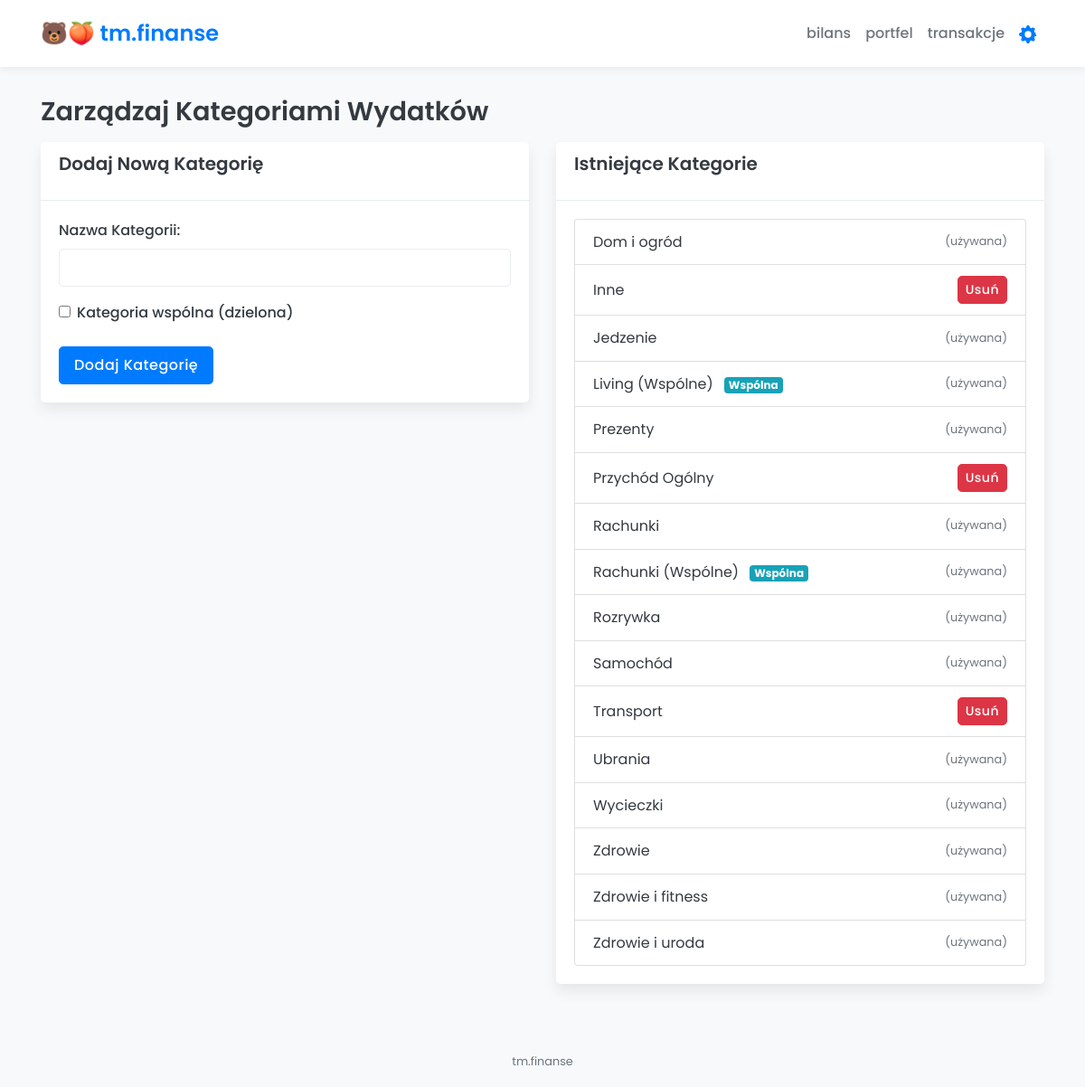
Page /manage_categories on the earlier database version.
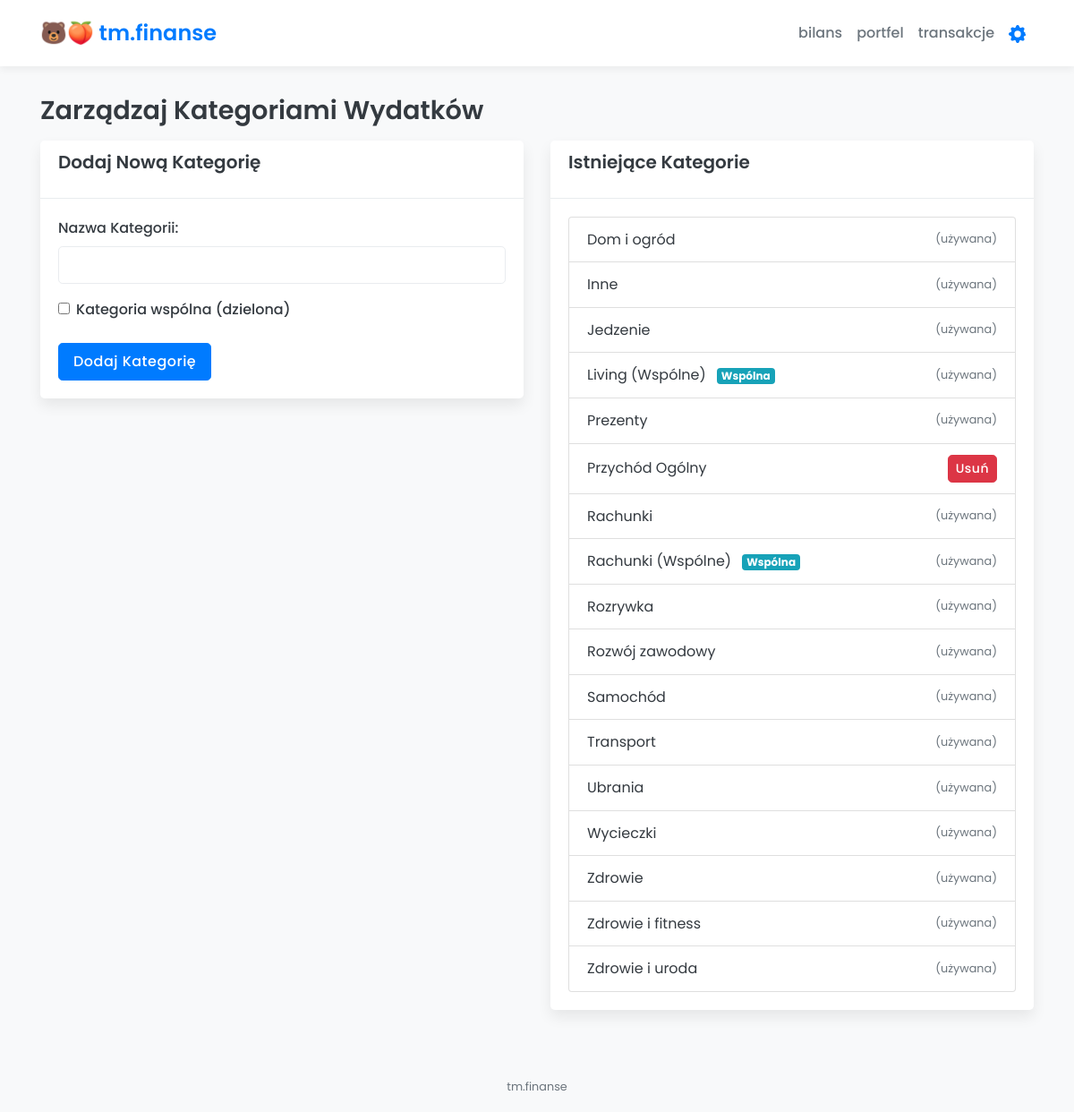
Same page on the later database version.
### app/models.py (models this page shows, shortened)
class Category(db.Model):
    id = db.Column(db.Integer, primary_key=True)
    name = db.Column(db.String(100), unique=True, nullable=False)
    is_shared_expense = db.Column(db.Boolean, default=False)
    transactions = db.relationship('Transaction', backref='category', lazy=True)

### app/routes.py (the view, shortened to what this page needs)
@main_bp.route('/manage_categories', methods=['GET', 'POST'])
def manage_categories(): # Bez zmian
    return render_template('manage_categories.html', categories=Category.query.order_by(Category.name).all())

### app/templates/manage_categories.html
{% extends "layout.html" %}
{% block content %}
<h2>Zarządzaj Kategoriami Wydatków</h2>
<div class="row">
    <div class="col-md-6">
        <div class="card">
            <div class="card-header"><h4>Dodaj Nową Kategorię</h4></div>
            <div class="card-body">
                <form method="POST" action="{{ url_for('main.manage_categories') }}">
                    <div class="form-group">
                        <label for="category_name">Nazwa Kategorii:</label>
                        <input type="text" name="category_name" id="category_name" class="form-control" required>
                    </div>
                    <div class="form-group form-check">
                        <input type="checkbox" class="form-check-input" id="is_shared_expense" name="is_shared_expense">
                        <label class="form-check-label" for="is_shared_expense">Kategoria wspólna (dzielona)</label>
                    </div>
                    <button type="submit" class="btn btn-primary">Dodaj Kategorię</button>
                </form>
            </div>
        </div>
    </div>
    <div class="col-md-6">
        <div class="card">
            <div class="card-header"><h4>Istniejące Kategorie</h4></div>
            <div class="card-body">
                {% if categories %}
                <ul class="list-group">
                    {% for category in categories %}
                    <li class="list-group-item d-flex justify-content-between align-items-center">
                        <span>
                            {{ category.name }}
                            {% if category.is_shared_expense %}
                                <span class="badge badge-info ml-2">Wspólna</span>
                            {% endif %}
                        </span>
                        {% if not category.transactions %}
                        <form method="POST" action="{{ url_for('main.delete_category', category_id=category.id) }}" style="display: inline;" onsubmit="return confirm('Czy na pewno chcesz usunąć tę kategorię?');">
                            <button type="submit" class="btn btn-sm btn-danger">Usuń</button>
                        </form>
                        {% else %}
                         <small class="text-muted">(używana)</small>
                        {% endif %}
                    </li>
                    {% endfor %}
                </ul>
                {% else %}
                <p>Brak zdefiniowanych kategorii.</p>
                {% endif %}
            </div>
        </div>
    </div>
</div>
{% endblock %}

### app/templates/layout.html (shortened to what this page needs)
<!doctype html>
<html lang="pl">
<head>
    <link rel="stylesheet" href="https://stackpath.bootstrapcdn.com/bootstrap/4.5.2/css/bootstrap.min.css">
    <link rel="stylesheet" href="{{ url_for('static', filename='css/style.css') }}">
</head>
<body>
    <nav class="navbar navbar-expand-lg navbar-light mb-4">
        <div class="container">
            <a class="navbar-brand" href="{{ url_for('main.index') }}">
                🐻🍑 tm.finanse
            </a>
            <div class="collapse navbar-collapse" id="navbarNav">
                <ul class="navbar-nav ml-auto align-items-center">
                    <li class="nav-item">
                        <a class="nav-link {% if request.endpoint == 'main.index' %}active{% endif %}" href="{{ url_for('main.index') }}">bilans</a>
                    </li>
                    <li class="nav-item">
                        <a class="nav-link {% if request.endpoint.startswith('main.portfolio') %}active{% endif %}" href="{{ url_for('main.portfolio_index') }}">portfel</a>
                    </li>
                    <li class="nav-item">
                        <a class="nav-link {% if request.endpoint == 'main.add_transaction' %}active{% endif %}" href="{{ url_for('main.add_transaction') }}">transakcje</a>
                    </li>
                    <li class="nav-item">
                        <a class="nav-link {% if request.endpoint == 'main.manage_categories' %}active{% endif %}"
                           href="{{ url_for('main.manage_categories') }}"
                           data-toggle="tooltip" data-placement="bottom" title="Zarządzaj Kategoriami Wydatków">
                        </a>
                    </li>
                </ul>
            </div>
        </div>
    </nav>
    <div class="container mt-4">
        {% block content %}{% endblock %}
    </div>
    <footer class="text-center mt-5 mb-3"><p class="text-muted"><small>tm.finanse</small></p></footer>
</body>
</html>

### app/static/css/style.css (style rules this page uses)
:root { --primary-color: #007bff; --primary-color-darker: #0056b3; --secondary-color: #6c757d; --light-bg: #f8f9fa; --light-gray: #e9ecef; --dark-text: #343a40; --light-text: #ffffff; --success-color: #28a745; --danger-color: #dc3545; --info-color: #17a2b8; --warning-color: #ffc107; --card-bg: #ffffff; --card-border-color: #dee2e6; --border-radius: 0.3rem; --box-shadow: 0 0.5rem 1rem rgba(0, 0, 0, 0.075); --box-shadow-light: 0 0.25rem 0.5rem rgba(0,0,0,0.05); }
body { font-family: 'Poppins', sans-serif; background-color: var(--light-bg); color: var(--dark-text); line-height: 1.6; font-size: 16px; }
.container { max-width: 1140px; }
.navbar { background-color: var(--card-bg) !important; box-shadow: var(--box-shadow-light); padding-top: 0.8rem; padding-bottom: 0.8rem; }
.navbar-brand { font-weight: 600; color: var(--primary-color) !important; font-size: 1.5rem; }
.navbar-nav .nav-link { color: var(--secondary-color) !important; font-weight: 500; padding: 0.5rem 1rem; transition: color 0.2s ease-in-out; }
.navbar-nav .nav-link:hover, .navbar-nav .nav-link.active { color: var(--primary-color) !important; }
.card { border: none; border-radius: var(--border-radius); box-shadow: var(--box-shadow); margin-bottom: 1.5rem; background-color: var(--card-bg); }
.card-header { background-color: transparent; border-bottom: 1px solid var(--light-gray); font-weight: 600; padding: 0.75rem 1.25rem; font-size: 1.1rem; }
.form-control { border-radius: var(--border-radius); border: 1px solid var(--light-gray); padding: 0.5rem 0.75rem; transition: border-color 0.15s ease-in-out, box-shadow 0.15s ease-in-out; height: auto; line-height: 1.5; }
.form-group label { font-weight: 500; margin-bottom: 0.5rem; }
.btn { border-radius: var(--border-radius); font-weight: 500; padding: 0.5rem 1rem; transition: all 0.2s ease-in-out; letter-spacing: 0.5px; }
.btn-primary { background-color: var(--primary-color); border-color: var(--primary-color); }
.btn-sm { padding: 0.25rem 0.5rem; font-size: 0.875rem; }
h2, h3, h4, h5 { color: var(--dark-text); font-weight: 600; margin-bottom: 1rem; }
h2 { font-size: 1.8rem; margin-top: 1.5rem; }
h4 { font-size: 1.25rem; }
.mb-4 { margin-bottom: 2rem !important; }
.mt-4 { margin-top: 2rem !important; }

Differences in the rows shown:
computed for Category "Inne": text "Usuń" → "(używana)"
added Category: name "Rozwój zawodowy", shows "(używana)"
computed for Category "Transport": text "Usuń" → "(używana)"
